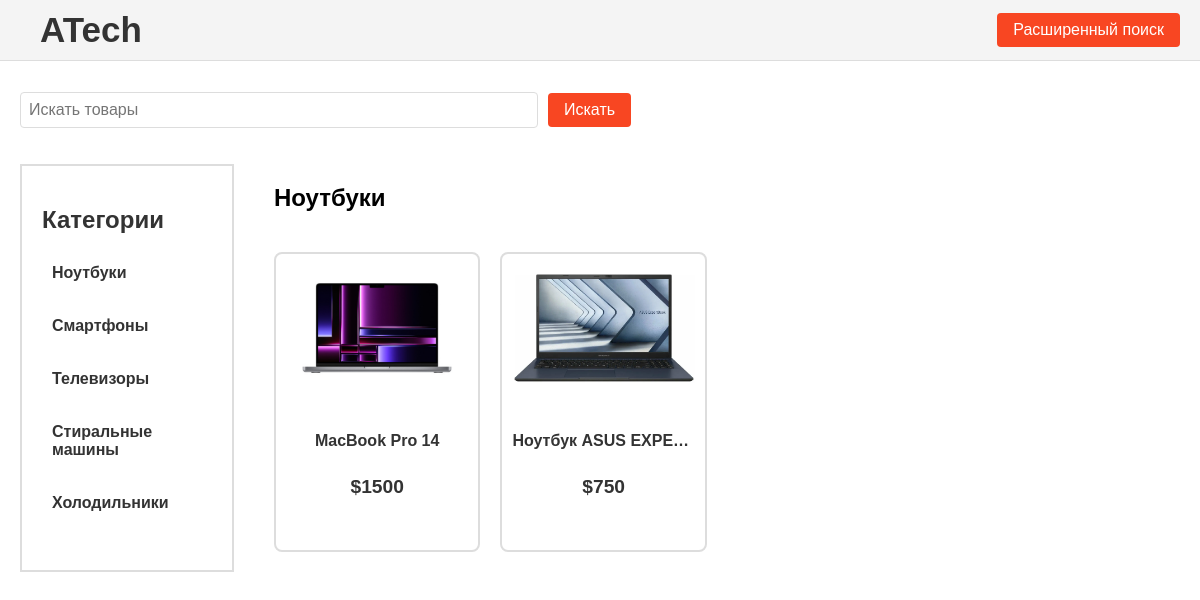
The page /category/2/ on the database as committed earlier.
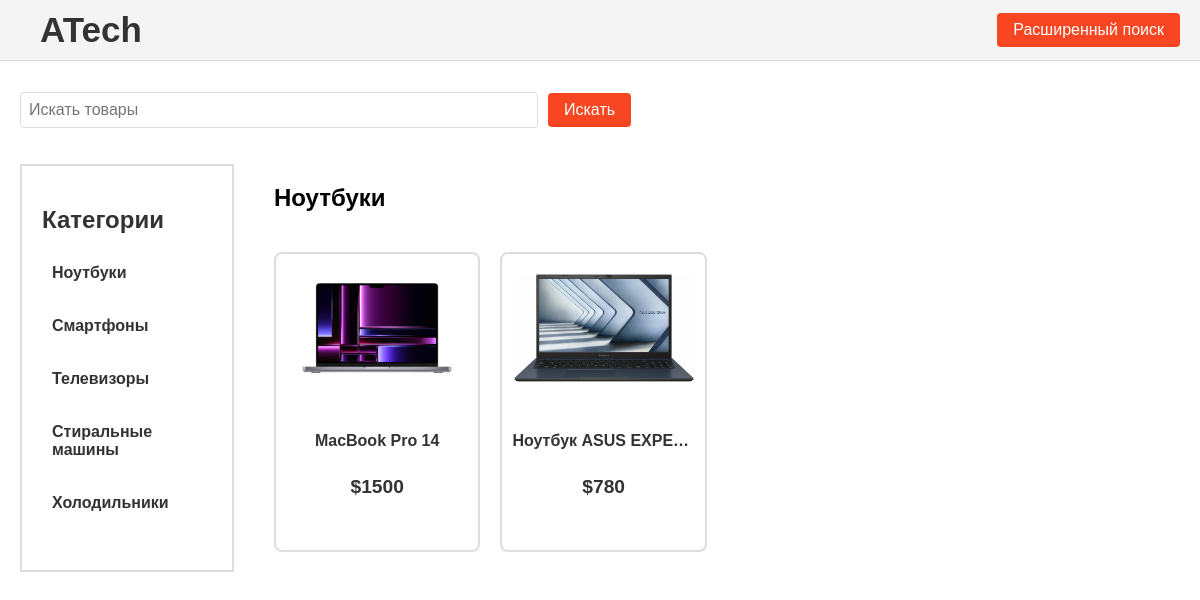
The same page on the database as committed later.
### app/models.py (models this page shows, shortened)
class Product(models.Model):
    image = models.ImageField(upload_to='product/')
    product_name = models.CharField(max_length=45)
    description = models.TextField()
    price = models.DecimalField(max_digits=10, decimal_places=2)
    category = models.ForeignKey(Category, on_delete=models.SET_NULL, null=True, blank=True)
    brand = models.ForeignKey(Brand, on_delete=models.SET_NULL, null=True, blank=True)
    color = models.ForeignKey(Color, on_delete=models.SET_NULL, null=True, blank=True)

### app/views.py (the view)
# urls.py: path('category/<int:category_id>/', views.category_view, name='category_view'),
def category_view(request, category_id):
    category = get_object_or_404(Category, pk=category_id)
    products = Product.objects.filter(category=category)
    search_form = SearchForm(request.GET)
    advanced_search_form = AdvancedSearchForm(request.GET)
    categories = Category.objects.all()
    if search_form.is_valid():
        product_name = search_form.cleaned_data.get('product_name')
        if product_name:
            products = products.filter(product_name__icontains=product_name)
    if advanced_search_form.is_valid():
        product_name = advanced_search_form.cleaned_data.get('product_name')
        price = advanced_search_form.cleaned_data.get('price')
        brand = advanced_search_form.cleaned_data.get('brand')
        color = advanced_search_form.cleaned_data.get('color')
        if product_name:
            products = products.filter(product_name__icontains=product_name)
        if price:
            products = products.filter(price=price)
        if brand:
            products = products.filter(brand__in=brand).distinct()
        if color:
            products = products.filter(color__in=color).distinct()
    return render(request, 'category_view.html', {
        'category': category,
        'products': products,
        'search_form': search_form,
        'advanced_search_form': advanced_search_form,
        'categories': categories,
    })

### app/forms.py
class SearchForm(forms.Form):
    product_name = forms.CharField(
        label='',
        max_length=100,
        required=False,
        widget=forms.TextInput(attrs={'placeholder': 'Искать товары', 'class': 'search-input'}))

### app/models.py (called while the page is built)
    def __str__(self):
        return self.category_name

    def __str__(self):
        return self.brand_name

    def __str__(self):
        return self.color_name

### app/templates/category_view.html (shortened to what this page needs)
<!DOCTYPE html>
<html lang="en">
<head>
    {% load static %}
    <link rel="stylesheet" href="{% static 'css/base.css' %}">
</head>
<body>
    <header>
        <div class="logo">
            <a href="{% url 'home' %}"><h1>ATech</h1></a>
        </div>
        <button id="advanced-search-btn">Расширенный поиск</button>
    </header>
    <div class="search1">
        <div class="search-box">
            <form method="GET" action="{% url 'search_view' %}">
                {{ search_form.as_p }}
                <button type="submit">Искать</button>
            </form>
        </div>
    </div>
    <main>
        <div class="content-wrapper">
            <aside class="sidebar">
                <h2>Категории</h2>
                <ul class="category-list">
                    {% for category in categories %}
                        <li>
                            <a href="{% url 'category_view' category.id %}">{{ category.category_name }}</a>
                        </li>
                    {% endfor %}
                </ul>
            </aside>
            <div class="product-list">
                <h2>{{ category.category_name }}</h2>
                <div class="product-list-inner">
                    {% if products %}
                        {% for product in products %}
                            <div class="product">
                                <a href="{% url 'product_detail' product.id %}">
                                    <img src="{{ product.image.url }}" alt="{{ product.product_name }}" class="product-image">
                                    <div class="product-info">
                                        <h3 class="product-name">{{ product.product_name }}</h3>
                                        <h3 class="product-price">${{ product.price|floatformat:0 }}</h3>
                                    </div>
                                </a>
                            </div>
                        {% endfor %}
                    {% else %}
                        <p>В этой категории нет продуктов.</p>
                    {% endif %}
                </div>
            </div>
        </div>
    </main>
</body>
</html>

Rows that differ between the two databases and show on the page:
changed Product "Ноутбук ASUS EXPE…": price "750" → "780"
